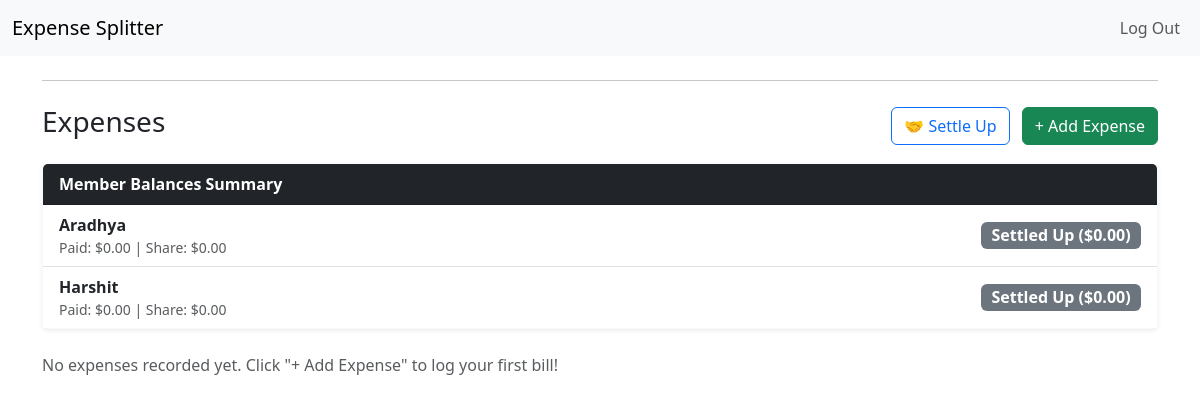
/group/4 (signed in), run on the app's committed database.
### tables this page shows
CREATE TABLE users (
    id INTEGER PRIMARY KEY AUTOINCREMENT NOT NULL,
    username TEXT NOT NULL UNIQUE,
    hash TEXT NOT NULL
);

### app.py (the view)
@app.route("/group/<int:group_id>", methods=["GET"])
@login_required
def group_detail(group_id):
    membership = db.execute(
        "SELECT * FROM group_members WHERE group_id = ? AND user_id = ?",
        group_id, session["user_id"]
    )
    if not membership:
        return apology("group not found or access denied", 403)
    group = db.execute("SELECT * FROM groups WHERE id = ?", group_id)
    if not group:
        return apology("group not found", 404)
    members = db.execute(
        "SELECT users.id, users.username FROM users "
        "JOIN group_members ON users.id = group_members.user_id "
        "WHERE group_members.group_id = ?",
        group_id
    )
    non_members = db.execute(
        "SELECT id, username FROM users WHERE id NOT IN ("
        "  SELECT user_id FROM group_members WHERE group_id = ?"
        ")",
        group_id
    )
    expenses = db.execute(
        "SELECT expenses.id, expenses.description, expenses.amount, expenses.created_at, "
        "users.username AS payer_name "
        "FROM expenses "
        "JOIN users ON expenses.payer_id = users.id "
        "WHERE expenses.group_id = ? "
        "ORDER BY expenses.created_at DESC",
        group_id
    )
    balances = []
    for member in members:
        user_id = member["id"]
        paid_res = db.execute(
            "SELECT SUM(amount) AS total FROM expenses WHERE group_id = ? AND payer_id = ?",
            group_id, user_id
        )
        total_paid = paid_res[0]["total"] or 0.0
        owed_res = db.execute(
            "SELECT SUM(expense_splits.amount_owed) AS total FROM expense_splits "
            "JOIN expenses ON expense_splits.expense_id = expenses.id "
            "WHERE expenses.group_id = ? AND expense_splits.user_id = ?",
            group_id, user_id
        )
        total_owed = owed_res[0]["total"] or 0.0
        net = round(total_paid - total_owed, 2)
        balances.append({
            "username": member["username"],
            "paid": total_paid,
            "owed": total_owed,
            "net": net
        })
    return render_template(
        "group.html",
        group=group[0],
        members=members,
        non_members=non_members,
        expenses=expenses,
        balances=balances
    )

### app.py (called while the page is built)
@app.after_request
def after_request(response):
    response.headers["Cache-Control"] = "no-cache, no-store, must-revalidate"
    response.headers["Expires"] = 0
    response.headers["Pragma"] = "no-cache"
    return response

### helpers.py (called while the page is built)
def login_required(f):
    @wraps(f)
    def decorated_function(*args, **kwargs):
        if session.get("user_id") is None:
            return redirect("/login")
        return f(*args, **kwargs)
    return decorated_function

### templates/group.html (shortened to what this page needs)
{% extends "layout.html" %}
{% block main %}
<hr class="my-4">
<div class="d-flex justify-content-between align-items-center mb-3">
    <h3>Expenses</h3>
    <div>
        <button type="button" class="btn btn-outline-primary me-2" data-bs-toggle="modal" data-bs-target="#settleModal">
            🤝 Settle Up
        </button>
        <a href="/add_expense/{{ group.id }}" class="btn btn-success">+ Add Expense</a>
    </div>
</div>
<div class="card mb-4 border-light shadow-sm">
    <div class="card-header bg-dark text-white fw-bold">
        Member Balances Summary
    </div>
    <div class="card-body p-0">
        <ul class="list-group list-group-flush">
            {% for b in balances %}
                <li class="list-group-item d-flex justify-content-between align-items-center">
                    <div>
                        <strong>{{ b.username }}</strong>
                        <div class="text-muted small">
                            Paid: ${{ "%.2f"|format(b.paid) }} | Share: ${{ "%.2f"|format(b.owed) }}
                        </div>
                    </div>
                    {% if b.net > 0 %}
                        <span class="badge bg-success fs-6">Gets back ${{ "%.2f"|format(b.net) }}</span>
                    {% elif b.net < 0 %}
                        <span class="badge bg-danger fs-6">Owes ${{ "%.2f"|format(b.net | abs) }}</span>
                    {% else %}
                        <span class="badge bg-secondary fs-6">Settled Up ($0.00)</span>
                    {% endif %}
                </li>
            {% endfor %}
        </ul>
    </div>
</div>
{% if expenses %}
    <div class="table-responsive">
        <table class="table table-striped align-middle">
            <thead>
                <tr>
                    <th>Description</th>
                    <th>Paid By</th>
                    <th>Amount</th>
                    <th>Date</th>
                </tr>
            </thead>
            <tbody>
                {% for expense in expenses %}
                    <tr>
                        <td><strong>{{ expense.description }}</strong></td>
                        <td>{{ expense.payer_name }}</td>
                        <td>${{ "%.2f"|format(expense.amount) }}</td>
                        <td class="text-muted small">{{ expense.created_at }}</td>
                    </tr>
                {% endfor %}
            </tbody>
        </table>
    </div>
{% else %}
    <p class="text-muted">No expenses recorded yet. Click "+ Add Expense" to log your first bill!</p>
{% endif %}
{% endblock %}

### data on the page
users: username "Aradhya", paid "0.00", owed "0.00"
users: username "Harshit", paid "0.00", owed "0.00"
